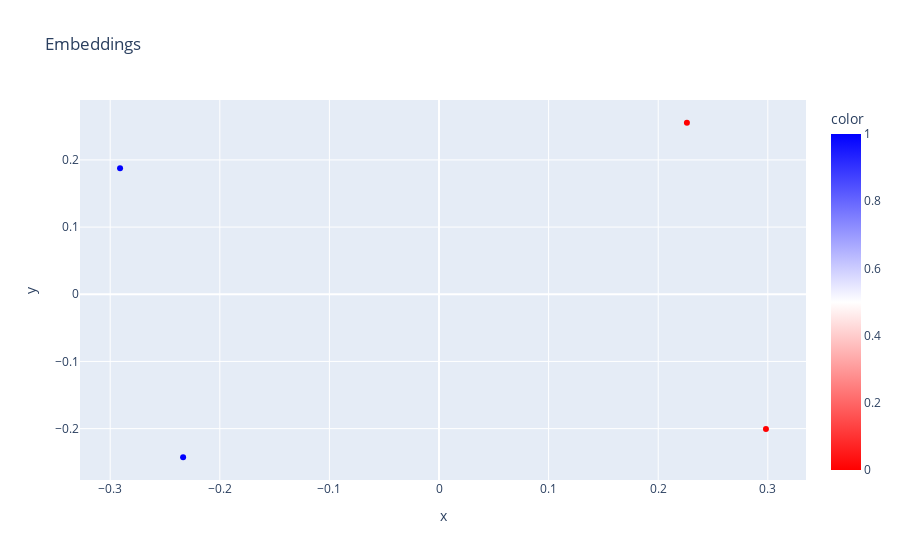

Here is the notebook cell this chart was saved with:
### Code cell
clustering_model = cluster_embeddings(embeddings, n_clusters=2)
plot_clusters(embeddings, "Embeddings", clustering_model.labels_, words)

### Figure 1 — Plotly figure (JSON) as saved in the notebook; plotly's stock layout.template omitted (floating-point values rounded to 4 significant figures)
{"data": [{"customdata": [["king"], ["queen"], ["man"], ["woman"]], "hovertemplate": "x=%{x}<br>y=%{y}<br>hover_data_0=%{customdata[0]}<br>color=%{marker.color}<extra></extra>", "legendgroup": "", "marker": {"color": [1, 1, 0, 0], "coloraxis": "coloraxis", "symbol": "circle"}, "mode": "markers", "name": "", "orientation": "v", "showlegend": false, "type": "scatter", "x": [-0.2335, -0.291, 0.2983, 0.2262], "xaxis": "x", "y": [-0.2426, 0.1877, -0.2004, 0.2553], "yaxis": "y"}], "layout": {"coloraxis": {"colorbar": {"title": {"text": "color"}}, "colorscale": [[0, "red"], [0.5, "white"], [1, "blue"]]}, "legend": {"tracegroupgap": 0}, "title": {"text": "Embeddings"}, "xaxis": {"anchor": "y", "domain": [0, 1], "title": {"text": "x"}}, "yaxis": {"anchor": "x", "domain": [0, 1], "title": {"text": "y"}}}}
